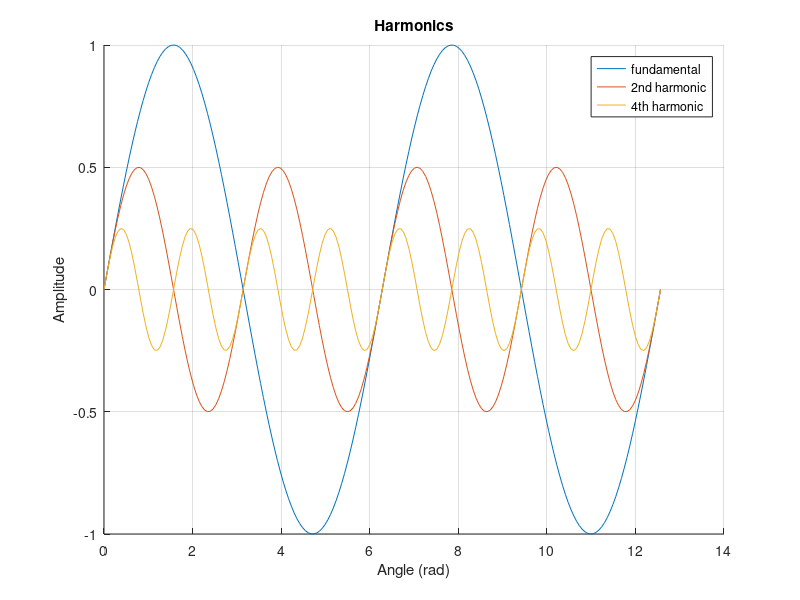

Write the MATLAB code that produced this figure.
clear

% Legend Demo — Labeling multiple datasets
% Use legend() after plotting to add a legend box.

x = linspace(0, 4*pi, 200);

figure
hold on
plot(x, sin(x))
plot(x, 0.5 * sin(2*x))
plot(x, 0.25 * sin(4*x))
hold off
title('Harmonics')
xlabel('Angle (rad)')
ylabel('Amplitude')
legend('fundamental', '2nd harmonic', '4th harmonic')
grid on
